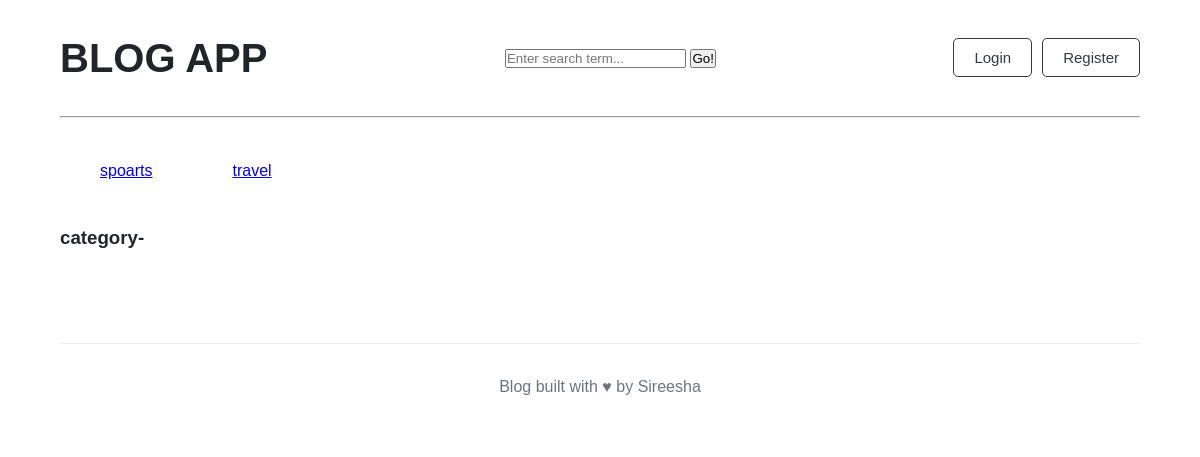
Before: /category/6/ with the older database file.
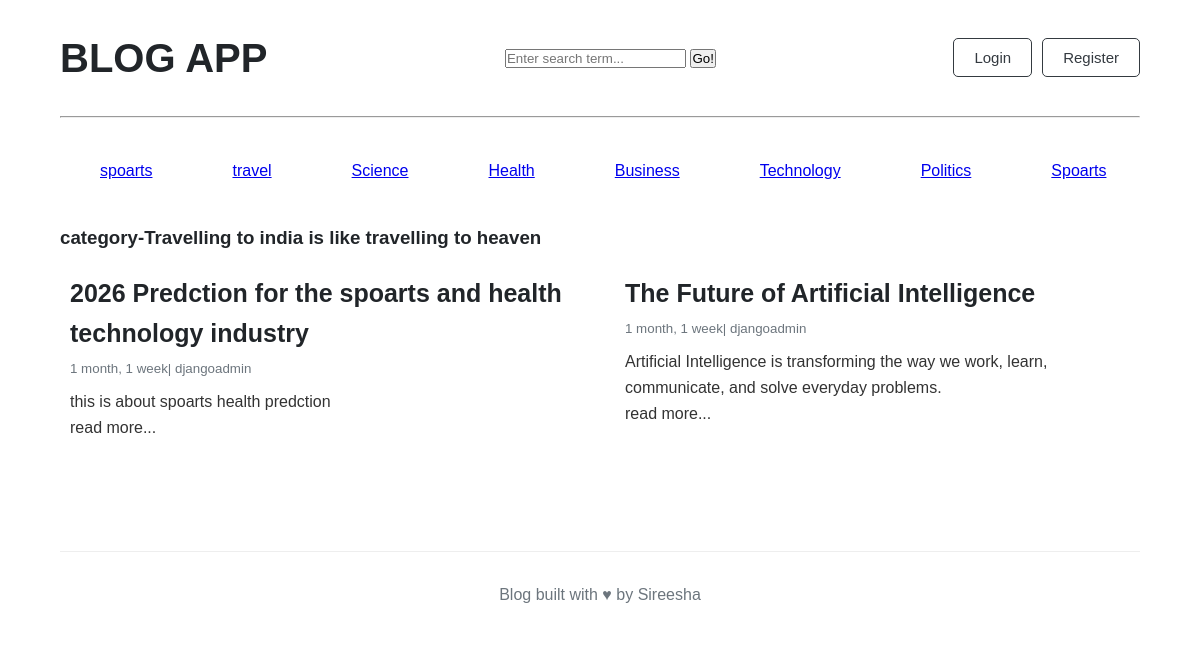
After: the same page with the newer database file.
### blogs/models.py (models this page shows)
class category(models.Model):
    category_name = models.CharField(max_length = 40,unique = True)
    created_at = models.DateTimeField(auto_now_add=True)
    updated_at = models.DateTimeField(auto_now = True)
    class Meta:
        verbose_name_plural='categories'
    def __str__(self):
        return self.category_name

class Blog(models.Model):
    title = models.CharField(max_length=100)
    slug = models.SlugField(max_length=150, unique=True, blank=True)
    category = models.ForeignKey(category, on_delete=models.CASCADE)
    author = models.ForeignKey(User, on_delete=models.CASCADE)
    featured_image = models.ImageField(upload_to='uploads/%Y/%m/%d')
    short_description = models.TextField(max_length=500)
    blog_body = models.TextField(max_length=2000)
    status = models.CharField(max_length=20, choices=STATUS_CHOICES, default="Draft")
    is_featured = models.BooleanField(default=False)
    created_at = models.DateTimeField(auto_now_add=True)
    updated_at = models.DateTimeField(auto_now=True)
    def __str__(self):
        return self.title

### blogs/views.py (the view)
# urls.py: path('<int:category_id>/',views.category_pages,name ='category_pages')
def category_pages(req,category_id):
  try:
      context = Blog.objects.filter(category = category_id)
      print(context)
      category_ids = Blog.objects.get(pk=category_id)
      return render(req,'category_pages.html',{'context':context,'category_ids':category_ids})
  except:
      return render(req,'category_pages.html')

### blogs/context_processors.py (called while the page is built)
def get_categories(request):
    categories = category.objects.all()
    return dict(categories=categories)

def searching(request):
    keyword = request.GET.get('keyword')
    print(keyword)
    return dict(keyword = keyword)

### blogs/Templates/category_pages.html
{% extends 'base.html' %}
{% block content %}
<h3>category-{{category_ids}}</h3>
<div class="featured_container">
    <div class="featured-posts">
    {%for post in context%}
           <div class="post-card">
                <div class="card-body">
                    <h3><a href="{% url 'single_blog' post.slug %}">{{post.title}}</a></h3>
                    <small> {{post.created_at |timesince}}| {{post.author}} </small>
                    <p>
                        {{post.short_description | truncatewords:25}}
                    </p>
                    <p>read more...</p>
                 </div>
             </div>
    {% endfor %}
    </div>
    </div>
{% endblock %}

### blogs/Templates/base.html (shortened to what this page needs)
{% load static %}
<!DOCTYPE html>
<html lang="en">
<head>
<link rel="stylesheet" href="{% static 'css/blog.css' %}">
</head>
<body>
<main class="container">
    <div class="nav">
       <h2>BLOG APP</h2>
            <div class="card mb-4">
                <div class="card-body">
                    <form method="GET" action="{% url 'search'%}">
                        <div class="input-group">
                            <input class="form-control" type="text" value="{{keyword|default:''}}" name="keyword" placeholder="Enter search term...">
                            <button class="btn btn-primary"type="submit">
                                Go!
                            </button>
                        </div>
                    </form>
                </div>
            </div>
        <div class="buttons">
        <button>Login</button>
        <button>Register</button>
    </div>
</div>
<hr>
<div class="topics">
            {% for topic in  categories %}
               <a href="{% url 'category_pages' topic.id%}" style="margin:40px">{{topic.category_name}}</a>
            {% endfor %}
</div>
 {% block content %}
 {% endblock %}
<footer>
    <p>
        Blog built with ♥ by Sireesha
    </p>
</footer>
</body>
</html>

Changed rows visible on the page:
added category: category_name "Science"
added category: category_name "Health"
added category: category_name "Business"
added category: category_name "Technology"
added category: category_name "Politics"
added category: category_name "Spoarts"
added Blog: title "Travelling to india is like travelling to heaven"
added Blog: title "2026 Predction for the spoarts and health technology industry", created_at "1 month, 1 week", author "djangoadmin", short_description "this is about spoarts health predction"
added Blog: title "The Future of Artificial Intelligence", created_at "1 month, 1 week", author "djangoadmin", short_description "Artificial Intelligence is transforming the way we work, learn, communicate, and solve everyday problems."
